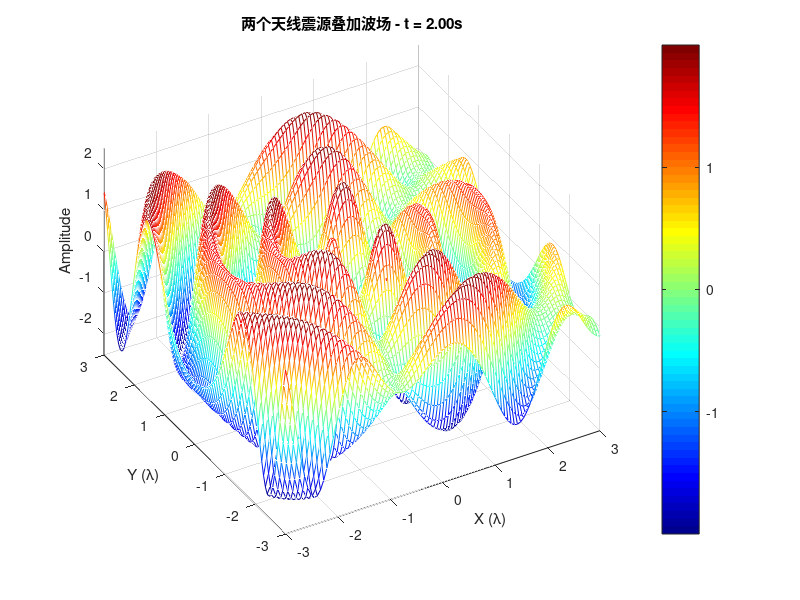

This figure's MATLAB source:
clear all;
close all;

% 参数设置
lambda = 1;
f = 3;
k = 2 * pi / lambda;
omega = 2 * pi * f;
phase_diff = pi / 2;
d = lambda;

% 空间和时间参数
x = linspace(-3 * lambda, 3 * lambda, 100);
y = linspace(-3 * lambda, 3 * lambda, 100);
[X, Y] = meshgrid(x, y);
dt = 0.02;
t = 0:dt:2;

% 源的位置
source1_pos = [-d / 2, 0];
source2_pos = [d / 2, 0];

% 创建图形窗口
figure('Position', [100 100 800 600]);

% 动态演示
for time = t
    % 计算到每个点的距离
    R1 = sqrt((X - source1_pos(1)) .^ 2 + (Y - source1_pos(2)) .^ 2);
    R2 = sqrt((X - source2_pos(1)) .^ 2 + (Y - source2_pos(2)) .^ 2);

    % 计算每个源的波场
    wave1 = cos(k * R1 - omega * time);
    wave2 = cos(k * R2 - omega * time + phase_diff);

    % 波场叠加
    total_wave = wave1 + wave2;

    % 使用mesh替代surf
    mesh(X, Y, total_wave, 'EdgeColor', 'interp');

    % 设置绘图属性
    zlim([-2.5 2.5]);
    xlabel('X (λ)');
    ylabel('Y (λ)');
    zlabel('Amplitude');
    title(['两个天线震源叠加波场 - t = ' num2str(time, '%.2f') 's']);
    colormap('jet');
    colorbar;

    % 设置视角
    view(-30, 45);

    % 添加源的位置标记（调整标记大小使其更显眼）
    hold on;
    plot3(source1_pos(1), source1_pos(2), 0, 'ro', 'MarkerSize', 12, 'MarkerFaceColor', 'r');
    plot3(source2_pos(1), source2_pos(2), 0, 'ro', 'MarkerSize', 12, 'MarkerFaceColor', 'r');
    hold off;

    % 添加网格
    grid on;

    % 更新显示
    drawnow;
end
